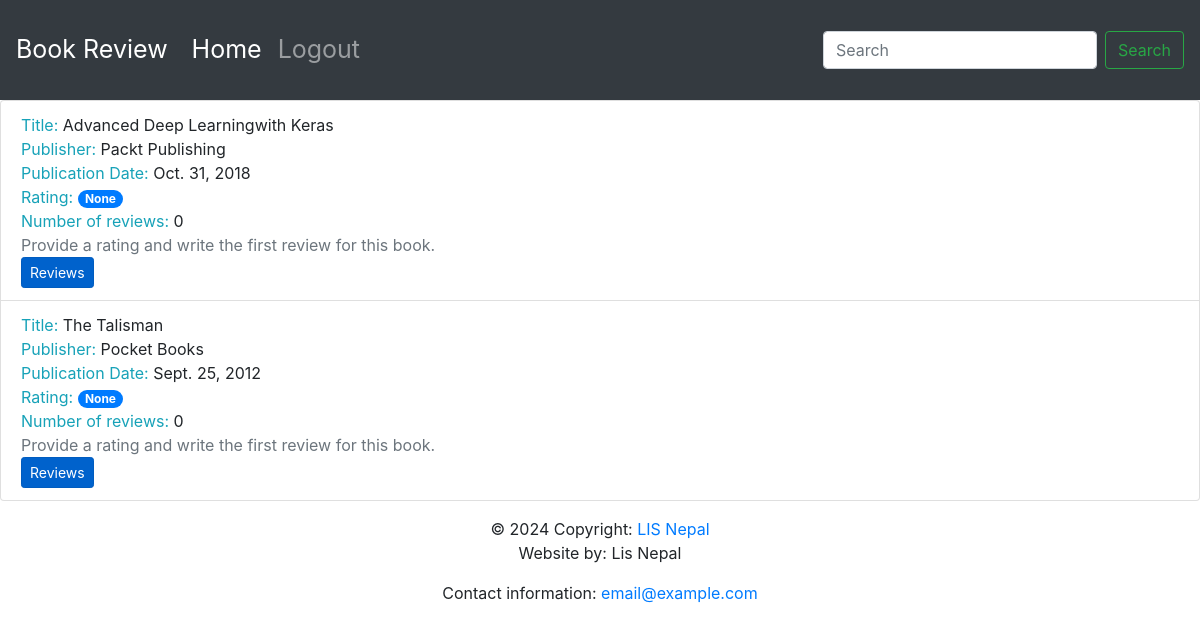
The page /books/ on the database its author committed.
### reviews/models.py (models this page shows, shortened)
class Book(models.Model):
    title = models.CharField(max_length=70,
                             help_text="The title of the book.")
    publication_date = models.DateField(
        verbose_name="Date the book was published.")
    isbn = models.CharField(max_length=20,
                            verbose_name="ISBN number of the book.")
    publisher = models.ForeignKey(Publisher, on_delete=models.CASCADE, default=1)
    contributors = models.ManyToManyField('Contributor',
                                          through="BookContributor")

class Publisher(models.Model):
    name = models.CharField(max_length=50,
                            help_text="The name of the Publisher.")
    website = models.URLField(help_text="The Publisher's website.")
    email = models.EmailField(help_text="The Publisher's email address.")
    def __str__(self):
        return self.name

### reviews/views.py (the view)
# urls.py: urlpatterns = [path('books/', views.book_list, name='book_list'),
def book_list(request):
    books = Book.objects.all()
    book_list = []
    for book in books:
        reviews = book.review_set.all()
        if reviews:
            book_rating = average_rating([review.rating for review in reviews])
            number_of_reviews = len(reviews)
        else:
            book_rating = None
            number_of_reviews = 0
        book_list.append({'book': book,
                          'book_rating': book_rating,
                          'number_of_reviews': number_of_reviews})
    context = {
        'book_list': book_list
    }
    return render(request, 'reviews/books_list.html', context)

### reviews/templates/reviews/books_list.html (shortened to what this page needs)
{% extends 'base.html' %}
{% block content %}
<ul class="list-group">
  {% for item in book_list %}
  <li class="list-group-item">
      <span class="text-info">Title: </span> <span>{{ item.book.title }}</span>
      <br>
      <span class="text-info">Publisher: </span><span>{{ item.book.publisher }}</span>
      <br>
      <span class="text-info">Publication Date: </span><span>{{ item.book.publication_date }}</span>
      <br>
      <span class="text-info">Rating: </span><span class="badge badge-primary badge-pill">{{ item.book_rating }}</span>
      <br>
      <span class="text-info">Number of reviews: </span><span>{{ item.number_of_reviews }}</span>
      <br>
      {% if item.book_rating is null %}
      <span class="text-secondary">Provide a rating and write the first review for this book.</span>
      <br>
      {% endif %}
      <a class="btn btn-primary btn-sm active" role="button" aria-pressed="true" href="/book/{{ item.book.id }}/">Reviews</a></li>
  {% endfor %}
</ul>
{% endblock %}

### rows shown on the page
Book: book "Advanced Deep Learningwith Keras", book.publisher "Packt Publishing", book.publication_date "Oct. 31, 2018", book_rating "None", number_of_reviews "0"
Book: book "The Talisman", book.publisher "Pocket Books", book.publication_date "Sept. 25, 2012", book_rating "None", number_of_reviews "0"
